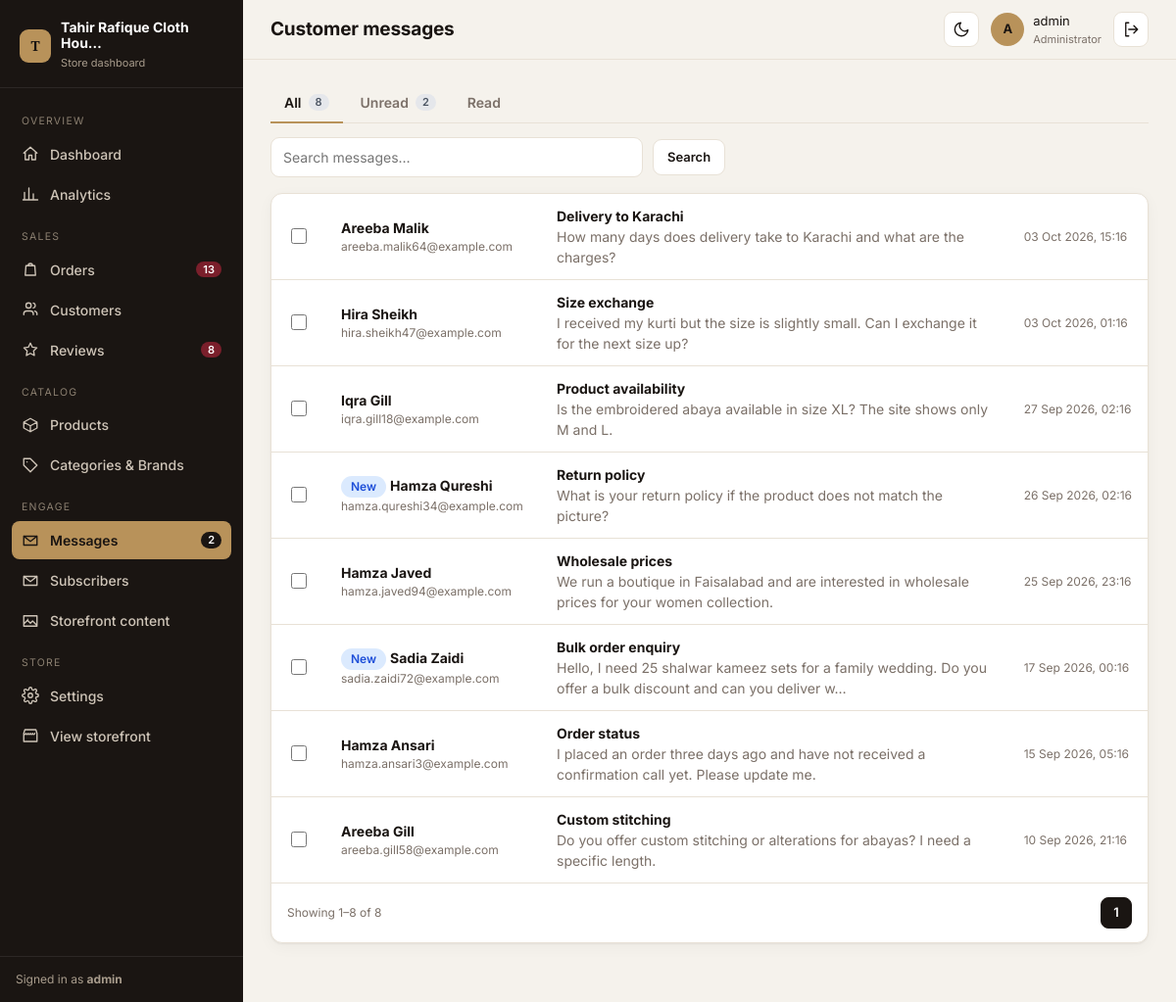
The page /dashboard/messages/ (signed in) on the database its author committed.
### apps/core/models.py (models this page shows, shortened)
class SiteSettings(models.Model):
    store_name = models.CharField(max_length=150, default="Tahir Rafique Cloth House")
    tagline = models.CharField(max_length=200, default="Premium Fashion For Every Occasion")
    logo = models.ImageField(upload_to='site/', blank=True, null=True)
    favicon = models.ImageField(upload_to='site/', blank=True, null=True)
    whatsapp_number = models.CharField(
        max_length=20, default="032857948",
        help_text="Local Pakistani number, e.g. 032857948. Converted automatically for WhatsApp links."
    )
    support_phone = models.CharField(max_length=20, default="032857948")
    email = models.EmailField(default="info@tahirrafiqueclothhouse.com")
    address = models.CharField(max_length=255, default="Blue Area, Islamabad, Pakistan")
    facebook_url = models.URLField(blank=True, default="https://facebook.com")
    instagram_url = models.URLField(blank=True, default="https://instagram.com")
    tiktok_url = models.URLField(blank=True, default="https://tiktok.com")
    delivery_charges = models.DecimalField(max_digits=8, decimal_places=2, default=250,
                                            validators=[MinValueValidator(0)])
    free_delivery_threshold = models.DecimalField(max_digits=10, decimal_places=2, default=5000,
                                                    validators=[MinValueValidator(0)])
    currency_symbol = models.CharField(max_length=10, default="Rs.")
    announcement_text = models.CharField(
        max_length=255, blank=True,
        default="Free Delivery on Orders Above Rs. 5,000"
    )
    updated_at = models.DateTimeField(auto_now=True)
    class Meta:
        verbose_name = "Site Settings"
        verbose_name_plural = "Site Settings"
    @classmethod
    def load(cls):
        obj, _ = cls.objects.get_or_create(pk=1)
        return obj

### apps/contact/models.py (models this page shows, shortened)
class ContactMessage(models.Model):
    name = models.CharField(max_length=100)
    email = models.EmailField()
    phone = models.CharField(max_length=20, blank=True)
    subject = models.CharField(max_length=200)
    message = models.TextField()
    is_read = models.BooleanField(default=False)
    created_at = models.DateTimeField(auto_now_add=True)
    class Meta:
        ordering = ['-created_at']

### apps/dashboard/views_people.py (the view)
# urls.py: path('messages/', vp.messages_list, name='messages'),
@staff_required
def messages_list(request):
    qs = ContactMessage.objects.all()
    status, q = request.GET.get('status', ''), request.GET.get('q', '').strip()
    if status == 'unread':
        qs = qs.filter(is_read=False)
    elif status == 'read':
        qs = qs.filter(is_read=True)
    if q:
        qs = qs.filter(Q(name__icontains=q) | Q(email__icontains=q) | Q(subject__icontains=q) | Q(message__icontains=q))
    return render(request, 'dashboard/messages_list.html', {
        'items': paginate(request, qs, 15), 'status': status, 'q': q,
        'unread': ContactMessage.objects.filter(is_read=False).count(),
        'total': ContactMessage.objects.count(), 'page': 'messages',
    })

### apps/cart/context_processors.py (called while the page is built)
def cart(request):
    return {'cart': Cart(request)}

### apps/core/context_processors.py (called while the page is built)
def site_settings(request):
    settings_obj = SiteSettings.load()
    announcement = PromoBanner.objects.filter(active=True).first()
    return {
        'site_settings': settings_obj,
        'announcement_banner': announcement,
    }

### apps/dashboard/context.py (called while the page is built)
def dashboard_counts(request):
    if not request.path.startswith('/dashboard/') or not request.user.is_authenticated:
        return {}
    return {
        'nav_pending_orders': Order.objects.filter(status=Order.STATUS_PENDING).count(),
        'nav_unread_messages': ContactMessage.objects.filter(is_read=False).count(),
        'nav_pending_reviews': Review.objects.filter(approved=False).count(),
    }

### apps/dashboard/helpers.py (called while the page is built)
def paginate(request, items, per_page=20):
    paginator = Paginator(items, per_page)
    return paginator.get_page(request.GET.get('page'))

### apps/dashboard/templatetags/dash_extras.py (called while the page is built)
@register.simple_tag
def icon(name):
    from django.utils.safestring import mark_safe
    return mark_safe(f'<svg class="i" viewBox="0 0 24 24">{ICONS.get(name, "")}</svg>')

### templates/dashboard/messages_list.html (shortened to what this page needs)
{% extends 'dashboard/base.html' %}{% load dash_extras %}
{% block title %}Messages{% endblock %}{% block heading %}Customer messages{% endblock %}
{% block content %}
<div class="tabs"><a href="?" class="{% if not status %}on{% endif %}">All<span class="n">{{ total }}</span></a><a href="?status=unread" class="{% if status == 'unread' %}on{% endif %}">Unread<span class="n">{{ unread }}</span></a><a href="?status=read" class="{% if status == 'read' %}on{% endif %}">Read</a></div>
<form class="filters" method="get"><input class="input search" name="q" value="{{ q }}" placeholder="Search messages…"><button class="btn">Search</button></form>
<div class="card" data-bulk><form method="post" action="{% url 'dashboard:messages_action' %}">{% csrf_token %}<input type="hidden" name="next" value="{{ request.get_full_path }}">
<div class="tbl-wrap"><table class="tbl"><tbody>
{% for m in items %}<tr><td style="width:36px"><input type="checkbox" class="check" name="ids" value="{{ m.pk }}" data-row-check></td>
  <td style="width:220px">{% if not m.is_read %}<span class="pill blue nodot">New</span> {% endif %}<a href="{% url 'dashboard:message_detail' m.pk %}"><b>{{ m.name }}</b></a><div class="muted small">{{ m.email }}</div></td>
  <td><a href="{% url 'dashboard:message_detail' m.pk %}"><b>{{ m.subject }}</b></a><div class="muted">{{ m.message|truncatechars:110 }}</div></td><td class="muted small" style="white-space:nowrap">{{ m.created_at|date:"d M Y, H:i" }}</td></tr>
{% empty %}<tr><td><div class="empty"><b>Inbox is empty</b>Messages from the Contact page land here.</div></td></tr>{% endfor %}</tbody></table></div></form>
{% include 'dashboard/_pager.html' with page_obj=items %}</div>
{% endblock %}

### templates/dashboard/base.html (shortened to what this page needs)
{% load static dash_extras %}<!DOCTYPE html>
<html lang="en">
<head>
<link rel="stylesheet" href="{% static 'dashboard/dashboard.css' %}">
</head>
<body>
<div class="shell">
  <aside class="sidebar">
    <div class="brand"><div class="brand-mark">T</div><div><b>{{ site_settings.store_name|truncatechars:24 }}</b><small>Store dashboard</small></div></div>
    <nav class="nav">
      <div class="nav-label">Overview</div>
      <a href="{% url 'dashboard:overview' %}" class="{% if page == 'overview' %}active{% endif %}">{% icon 'home' %}Dashboard</a>
      <a href="{% url 'dashboard:analytics' %}" class="{% if page == 'analytics' %}active{% endif %}">{% icon 'chart' %}Analytics</a>
      <div class="nav-label">Sales</div>
      <a href="{% url 'dashboard:orders' %}" class="{% if page == 'orders' %}active{% endif %}">{% icon 'bag' %}Orders{% if nav_pending_orders %}<span class="badge">{{ nav_pending_orders }}</span>{% endif %}</a>
      <a href="{% url 'dashboard:customers' %}" class="{% if page == 'customers' %}active{% endif %}">{% icon 'users' %}Customers</a>
      <a href="{% url 'dashboard:reviews' %}" class="{% if page == 'reviews' %}active{% endif %}">{% icon 'star' %}Reviews{% if nav_pending_reviews %}<span class="badge">{{ nav_pending_reviews }}</span>{% endif %}</a>
      <div class="nav-label">Catalog</div>
      <a href="{% url 'dashboard:products' %}" class="{% if page == 'products' %}active{% endif %}">{% icon 'box' %}Products</a>
      <a href="{% url 'dashboard:crud_list' 'categories' %}" class="{% if page == 'catalog' %}active{% endif %}">{% icon 'tag' %}Categories &amp; Brands</a>
      <div class="nav-label">Engage</div>
      <a href="{% url 'dashboard:messages' %}" class="{% if page == 'messages' %}active{% endif %}">{% icon 'mail' %}Messages{% if nav_unread_messages %}<span class="badge">{{ nav_unread_messages }}</span>{% endif %}</a>
      <a href="{% url 'dashboard:subscribers' %}" class="{% if page == 'subscribers' %}active{% endif %}">{% icon 'mail' %}Subscribers</a>
      <a href="{% url 'dashboard:crud_list' 'hero' %}" class="{% if page == 'content' %}active{% endif %}">{% icon 'image' %}Storefront content</a>
      <div class="nav-label">Store</div>
      <a href="{% url 'dashboard:settings' %}" class="{% if page == 'settings' %}active{% endif %}">{% icon 'cog' %}Settings</a>
      <a href="{% url 'pages:home' %}" target="_blank">{% icon 'store' %}View storefront</a>
    </nav>
    <div class="side-foot">Signed in as <b>{{ request.user.username }}</b></div>
  </aside>
  <div class="main">
    <header class="topbar">
      <h1>{% block heading %}{% endblock %}</h1>
      <button class="iconbtn" data-action="theme" title="Toggle dark mode">{% icon 'moon' %}</button>
      <div class="userbox"><div class="avatar">{{ request.user.username|slice:":1"|upper }}</div><div>{{ request.user.get_full_name|default:request.user.username }}<small>Administrator</small></div></div>
      <form method="post" action="{% url 'dashboard:logout' %}">{% csrf_token %}<button class="iconbtn" title="Sign out">{% icon 'out' %}</button></form>
    </header>
    <div class="content">
      {% block content %}{% endblock %}
    </div>
  </div>
</div>
</body>
</html>

### rows shown on the page
SiteSettings: store_name "Tahir Rafique Cloth Hou…"
ContactMessage: name "Areeba Malik", email "areeba.malik64@example.com", subject "Delivery to Karachi", message "How many days does delivery take to Karachi and what are the charges?", created_at "03 Oct 2026, 15:16"
ContactMessage: name "Hira Sheikh", email "hira.sheikh47@example.com", subject "Size exchange", message "I received my kurti but the size is slightly small. Can I exchange it for the next size up?", created_at "03 Oct 2026, 01:16"
ContactMessage: name "Iqra Gill", email "iqra.gill18@example.com", subject "Product availability", message "Is the embroidered abaya available in size XL? The site shows only M and L.", created_at "27 Sep 2026, 02:16"
ContactMessage: is_read "New", name "Hamza Qureshi", email "hamza.qureshi34@example.com", subject "Return policy", message "What is your return policy if the product does not match the picture?", created_at "26 Sep 2026, 02:16"
ContactMessage: name "Hamza Javed", email "hamza.javed94@example.com", subject "Wholesale prices", message "We run a boutique in Faisalabad and are interested in wholesale prices for your women collection.", created_at "25 Sep 2026, 23:16"
ContactMessage: is_read "New", name "Sadia Zaidi", email "sadia.zaidi72@example.com", subject "Bulk order enquiry", message "Hello, I need 25 shalwar kameez sets for a family wedding. Do you offer a bulk discount and can you deliver w…", created_at "17 Sep 2026, 00:16"
ContactMessage: name "Hamza Ansari", email "hamza.ansari3@example.com", subject "Order status", message "I placed an order three days ago and have not received a confirmation call yet. Please update me.", created_at "15 Sep 2026, 05:16"
ContactMessage: name "Areeba Gill", email "areeba.gill58@example.com", subject "Custom stitching", message "Do you offer custom stitching or alterations for abayas? I need a specific length.", created_at "10 Sep 2026, 21:16"

### other values the page prints
{{ nav_pending_orders }} "13"
{{ nav_pending_reviews }} "8"
{{ nav_unread_messages }} "2"
{{ request.user.username }} "admin"
{{ request.user.username|slice:":1"|upper }} "A"
{{ request.user.get_full_name|default:request.user.username }} "admin"
{{ total }} "8"
{{ unread }} "2"
{{ page_obj.start_index }} "1"
{{ page_obj.end_index }} "8"
{{ page_obj.paginator.count }} "8"
{{ n }} "1"
